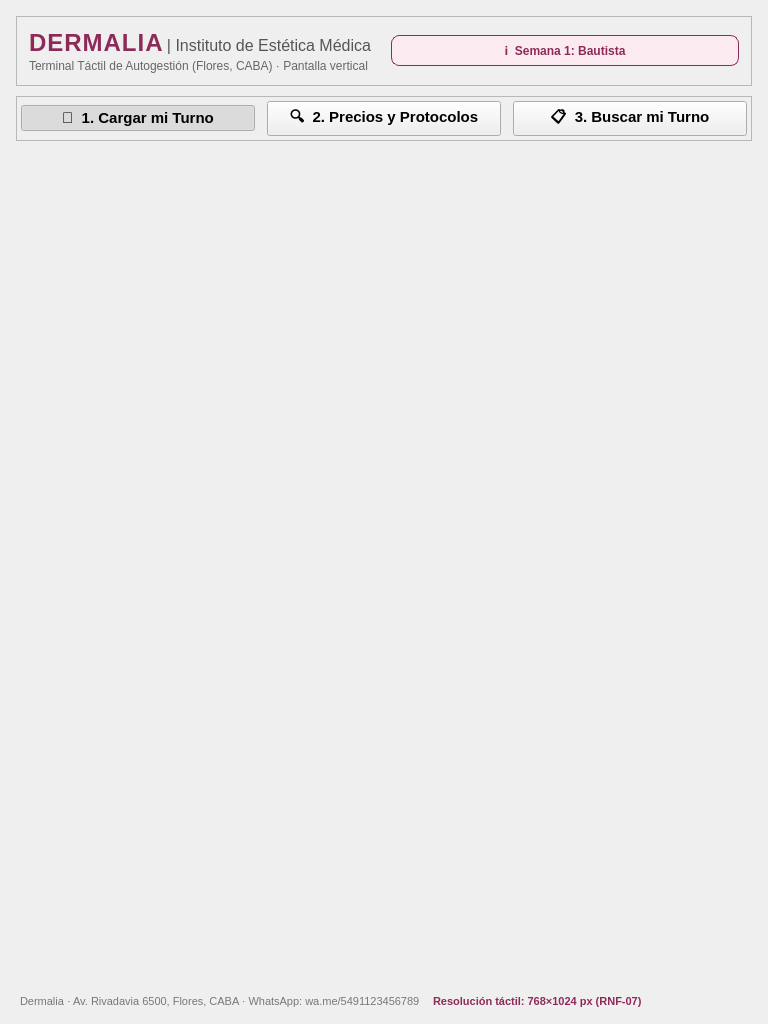
<?xml version="1.0" encoding="UTF-8"?>
<ui version="4.0">
 <class>MainWindow</class>
 <widget class="QMainWindow" name="MainWindow">
  <property name="geometry">
   <rect>
    <x>0</x>
    <y>0</y>
    <width>768</width>
    <height>1024</height>
   </rect>
  </property>
  <property name="minimumSize">
   <size>
    <width>768</width>
    <height>1024</height>
   </size>
  </property>
  <property name="windowTitle">
   <string>Dermalia - Terminal Táctil de Autogestión</string>
  </property>
  <widget class="QWidget" name="centralwidget">
   <layout class="QVBoxLayout" name="mainVerticalLayout">
    <property name="spacing">
     <number>10</number>
    </property>
    <property name="leftMargin">
     <number>16</number>
    </property>
    <property name="topMargin">
     <number>16</number>
    </property>
    <property name="rightMargin">
     <number>16</number>
    </property>
    <property name="bottomMargin">
     <number>12</number>
    </property>
    <item>
     <!-- Cabecera de la Terminal Táctil -->
     <widget class="QFrame" name="frameHeader">
      <property name="minimumHeight">
       <number>90</number>
      </property>
      <property name="frameShape">
       <enum>QFrame::StyledPanel</enum>
      </property>
      <layout class="QHBoxLayout" name="headerLayout">
       <property name="margin">
        <number>12</number>
       </property>
       <item>
        <layout class="QVBoxLayout" name="headerTextLayout">
         <property name="spacing">
          <number>2</number>
         </property>
         <item>
          <widget class="QLabel" name="lblLogo">
           <property name="text">
            <string>&lt;b style=&quot;font-size:24px; color:#8e2a59; letter-spacing:1px;&quot;&gt;DERMALIA&lt;/b&gt; &lt;span style=&quot;font-size:16px; color:#555;&quot;&gt;| Instituto de Estética Médica&lt;/span&gt;</string>
           </property>
          </widget>
         </item>
         <item>
          <widget class="QLabel" name="lblSubtitulo">
           <property name="text">
            <string>Terminal Táctil de Autogestión (Flores, CABA) · Pantalla vertical</string>
           </property>
           <property name="styleSheet">
            <string>color: #666; font-size: 12px;</string>
           </property>
          </widget>
         </item>
        </layout>
       </item>
       <item>
        <spacer name="headerSpacer">
         <property name="orientation">
          <enum>Qt::Horizontal</enum>
         </property>
        </spacer>
       </item>
       <item>
        <widget class="QPushButton" name="btnInfoSemana1">
         <property name="text">
          <string>ℹ️  Semana 1: Bautista</string>
         </property>
         <property name="minimumHeight">
          <number>40</number>
         </property>
         <property name="styleSheet">
          <string>QPushButton { background-color: #fbebf1; color: #8e2a59; border: 1px solid #8e2a59; border-radius: 8px; font-weight: bold; padding: 6px 12px; } QPushButton:hover { background-color: #f7d2e0; }</string>
         </property>
        </widget>
       </item>
      </layout>
     </widget>
    </item>
    <item>
     <!-- Botones de Navegación Táctil Superior (Grandes) -->
     <widget class="QFrame" name="frameNav">
      <property name="frameShape">
       <enum>QFrame::StyledPanel</enum>
      </property>
      <layout class="QHBoxLayout" name="navButtonsLayout">
       <property name="spacing">
        <number>12</number>
       </property>
       <property name="margin">
        <number>4</number>
       </property>
       <item>
        <widget class="QPushButton" name="btnNavCargarTurno">
         <property name="text">
          <string>📅  1. Cargar mi Turno</string>
         </property>
         <property name="minimumHeight">
          <number>52</number>
         </property>
         <property name="font">
          <font>
           <pointsize>11</pointsize>
           <weight>75</weight>
           <bold>true</bold>
          </font>
         </property>
         <property name="checkable">
          <bool>true</bool>
         </property>
         <property name="checked">
          <bool>true</bool>
         </property>
        </widget>
       </item>
       <item>
        <widget class="QPushButton" name="btnNavBuscador">
         <property name="text">
          <string>🔍  2. Precios y Protocolos</string>
         </property>
         <property name="minimumHeight">
          <number>52</number>
         </property>
         <property name="font">
          <font>
           <pointsize>11</pointsize>
           <weight>75</weight>
           <bold>true</bold>
          </font>
         </property>
         <property name="checkable">
          <bool>true</bool>
         </property>
        </widget>
       </item>
       <item>
        <widget class="QPushButton" name="btnNavBuscarTurno">
         <property name="text">
          <string>📋  3. Buscar mi Turno</string>
         </property>
         <property name="minimumHeight">
          <number>52</number>
         </property>
         <property name="font">
          <font>
           <pointsize>11</pointsize>
           <weight>75</weight>
           <bold>true</bold>
          </font>
         </property>
         <property name="checkable">
          <bool>true</bool>
         </property>
        </widget>
       </item>
      </layout>
     </widget>
    </item>
    <item>
     <!-- QStackedWidget Central para albergar las pantallas -->
     <widget class="QStackedWidget" name="stackedCentral">
      <property name="styleSheet">
       <string>QStackedWidget { background-color: transparent; }</string>
      </property>
     </widget>
    </item>
    <item>
     <!-- Pie de página / Barra de estado -->
     <widget class="QFrame" name="frameFooter">
      <property name="minimumHeight">
       <number>36</number>
      </property>
      <layout class="QHBoxLayout" name="footerLayout">
       <property name="margin">
        <number>4</number>
       </property>
       <item>
        <widget class="QLabel" name="lblFooterInfo">
         <property name="text">
          <string>Dermalia · Av. Rivadavia 6500, Flores, CABA · WhatsApp: wa.me/5491123456789</string>
         </property>
         <property name="styleSheet">
          <string>color: #777; font-size: 11px;</string>
         </property>
        </widget>
       </item>
       <item>
        <spacer name="spFooter">
         <property name="orientation">
          <enum>Qt::Horizontal</enum>
         </property>
        </spacer>
       </item>
       <item>
        <widget class="QLabel" name="lblResolucion">
         <property name="text">
          <string>Resolución táctil: 768×1024 px (RNF-07)</string>
         </property>
         <property name="styleSheet">
          <string>color: #8e2a59; font-weight: bold; font-size: 11px;</string>
         </property>
        </widget>
       </item>
      </layout>
     </widget>
    </item>
   </layout>
  </widget>
 </widget>
 <resources/>
 <connections/>
</ui>
